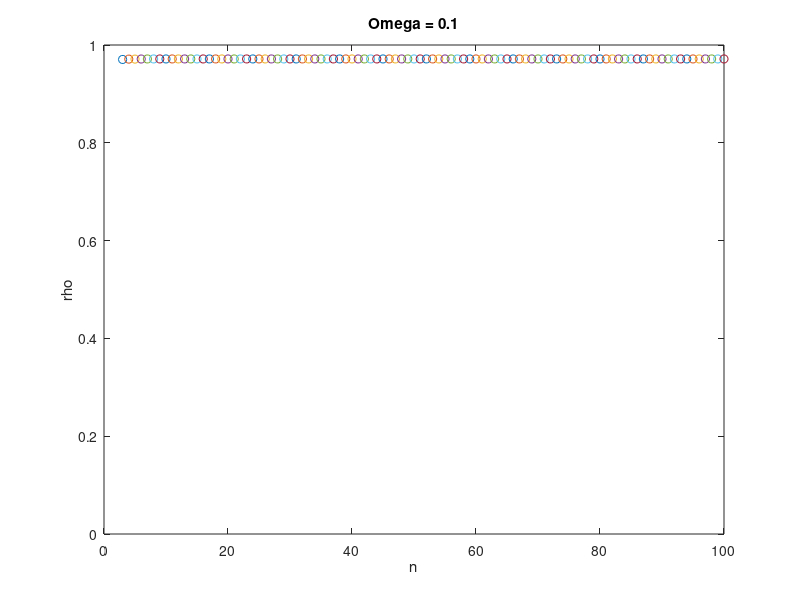
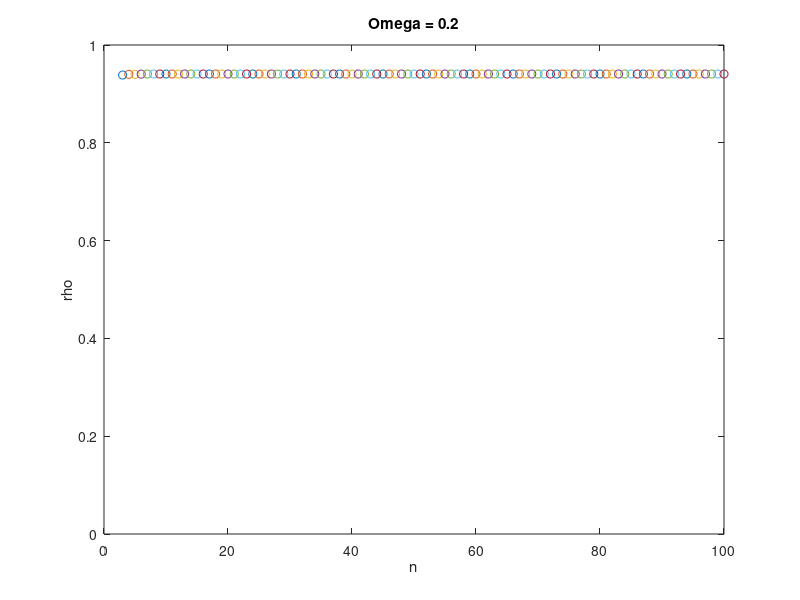
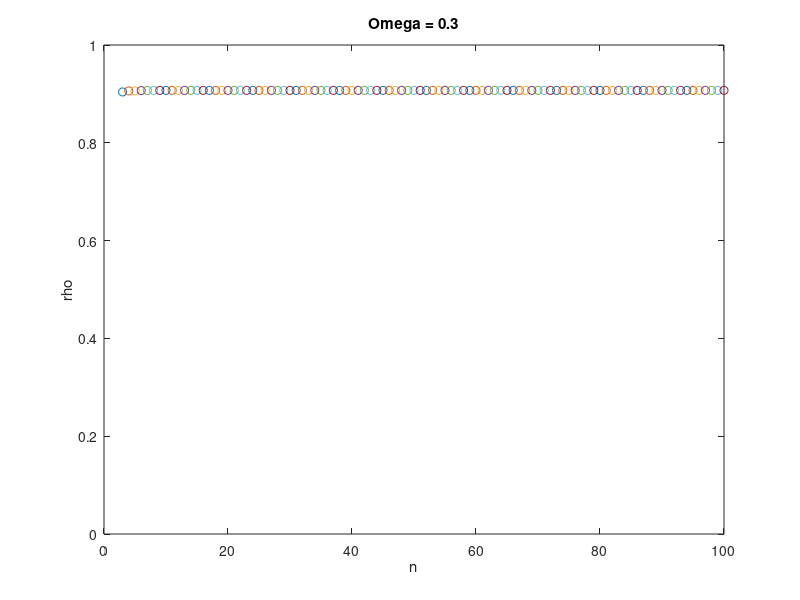
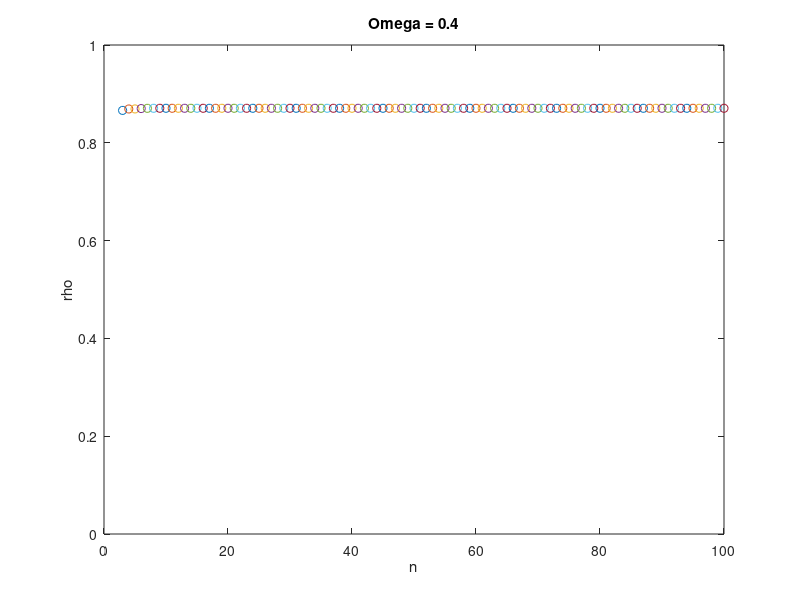

These charts were generated, in order, by the following MATLAB code:
%% Calculadora Raio Espectral
% Para cada valor de omega na particao [0.1;1.9] com passo de 0.1, e para
% cada n dimensao da matriz A, calcula o raio espectral da matriz C(omega)
% 
% Da um plot para cada omega da evolucao do raio espectral da matriz 
% C(omega) em funcao de n

% Circula pelos varios omega
for i = 1:19

    omega = i * 0.1;

    figure(i) % Seleciona a figura respetiva ao omega
   
    % Circula para A de diferentes dimensoes
    for n = 3:100

        % Define A segundo estilo exposto em III.I
        A = diag([7, 9 * ones(1, n-1)]) + diag([5, 2 * ones(1, n - 2)], 1) + ...
            diag([5, 2 * ones(1, n - 2)], -1) + diag(-1 * ones(1, n - 2), 2) + ...
            diag(-1 * ones(1, n - 2), -2) + diag(-1 * ones(1, n - 3), 3) + ...
            diag(-1 * ones(1, n - 3), -3); 
        
        D = diag(diag(A)); % Diagonal de A
        L = tril(A, -1); % Matriz triangular inferior de A
        
        C = eye(n) - omega * A /(omega*L + D) ; % Calculo de C(omega)

        rho = max(abs(eig(C))); % Raio espectral de C(omega) para este n
         
        plot(n,rho,'o'); % Da plot de rho em funcao de n
        xlabel('n'); % Nome do eixo x
        ylabel('rho'); % Nome do eixo y
        ylim([0 1]); %Limite do eixo y
        title(['Omega = ', num2str(omega)]) % Nome do gráfico
        hold on
    end

    hold off
    
end